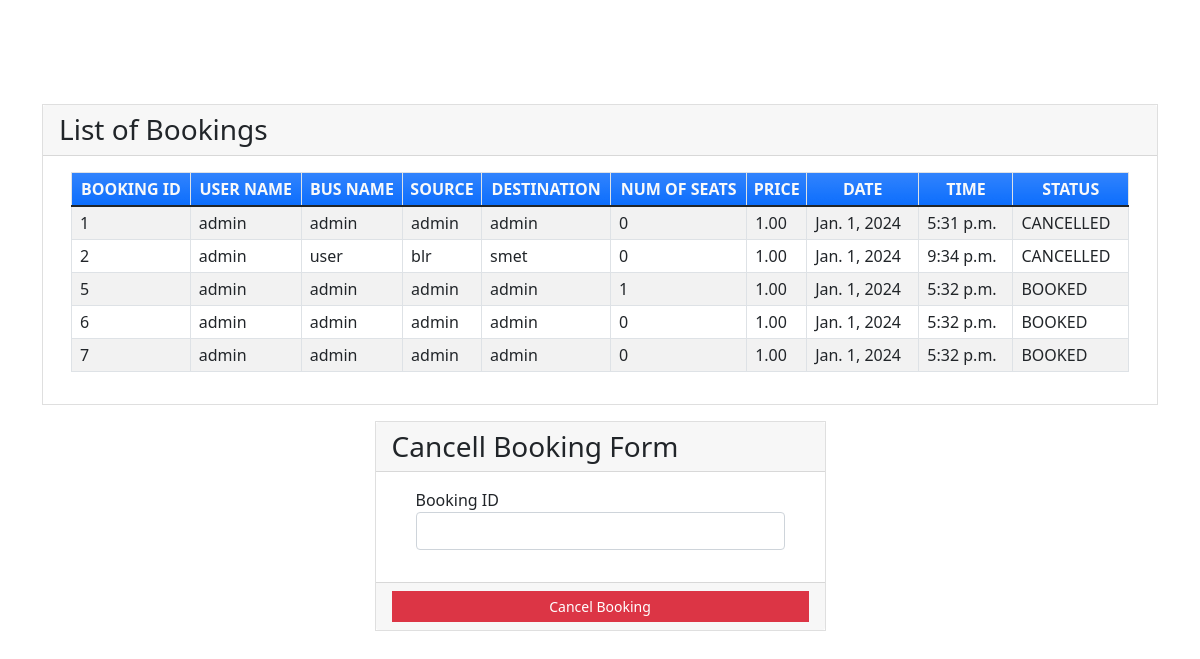
/seebookings (signed in), run on the app's committed database.
### myapp/models.py (models this page shows, shortened)
class Book(models.Model):
    BOOKED = 'B'
    CANCELLED = 'C'
    TICKET_STATUSES = ((BOOKED, 'Booked'),
                       (CANCELLED, 'Cancelled'),)
    email = models.EmailField()
    name = models.CharField(max_length=30)
    userid =models.DecimalField(decimal_places=0, max_digits=2)
    busid=models.DecimalField(decimal_places=0, max_digits=2)
    bus_name = models.CharField(max_length=30)
    source = models.CharField(max_length=30)
    dest = models.CharField(max_length=30)
    nos = models.DecimalField(decimal_places=0, max_digits=2)
    price = models.DecimalField(decimal_places=2, max_digits=6)
    date = models.DateField()
    time = models.TimeField()
    status = models.CharField(choices=TICKET_STATUSES, default=BOOKED, max_length=2)
    class Meta:
        verbose_name_plural = "List of Books"

### myapp/views.py (the view)
# urls.py: path('seebookings', views.seebookings, name="seebookings"),
@login_required(login_url='signin')
def seebookings(request,new={}):
    context = {}
    id_r = request.user.id
    book_list = Book.objects.filter(userid=id_r)
    if book_list:
        return render(request, 'myapp/booklist.html', locals())
    else:
        context["error"] = "Sorry no buses booked"
        return render(request, 'myapp/findbus.html', context)

### myapp/templates/myapp/booklist.html (shortened to what this page needs)
{% extends 'myapp/base.html' %} {% block content %}
<div class="container my-5">
    <div class="card rounded-0">
        <div class="card-header">
            <div class="card-title h3 mb-0">List of Bookings</div>
        </div>
        <div class="card-body">
            <div class="container-fluid">
                <table class="table table-bordered table-striped">
                    <thead>
                        <tr class="bg-gradient bg-primary text-light">
                            <th class="p-1 text-center">BOOKING ID</th>
                            <th class="p-1 text-center">USER NAME</th>
                            <th class="p-1 text-center">BUS NAME</th>
                            <th class="p-1 text-center">SOURCE</th>
                            <th class="p-1 text-center">DESTINATION</th>
                            <th class="p-1 text-center">NUM OF SEATS</th>
                            <th class="p-1 text-center">PRICE</th>
                            <th class="p-1 text-center">DATE</th>
                            <th class="p-1 text-center">TIME</th>
                            <th class="p-1 text-center">STATUS</th>
                        </tr>
                    </thead>
                    {% for row in book_list %}
                    <tr>
                        <td class="px-2 py-1 align-middle">{{row.id}}</td>
                        <td class="px-2 py-1 align-middle">{{row.name}}</td>
                        <td class="px-2 py-1 align-middle">{{row.bus_name}}</td>
                        <td class="px-2 py-1 align-middle">{{row.source}}</td>
                        <td class="px-2 py-1 align-middle">{{row.dest}}</td>
                        <td class="px-2 py-1 align-middle">{{row.nos}}</td>
                        <td class="px-2 py-1 align-middle">{{row.price}}</td>
                        <td class="px-2 py-1 align-middle">{{row.date}}</td>
                        <td class="px-2 py-1 align-middle">{{row.time}}</td>
                        <td class="px-2 py-1 align-middle">{{row.status}}</td>
                    </tr>
                    {% endfor %}
                </table>
            </div>
        </div>
    </div>
    <div class="row mt-3 justify-content-center">
        <div class="col-lg-5 col-md-7 col-sm-10 col-xs-12">
            <div class="card rounded-0">
                <div class="card-header">
                    <div class="card-title h3 mb-0">Cancell Booking Form</div>
                </div>
                <div class="card-body">
                    <div class="container-fluid">
                        <form action="{% url 'cancellings' %}" method="post" id="cancel-form">
                            <div class="mb-3">
                                <label for="bus_id" class="control-label">Booking ID</label>
                                <input name='bus_id' class="form-control" type="number" id="bus_id">
                            </div>
                        </form>
                    </div>
                </div>
                <div class="card-footer text-center">
                    <button class="btn btn-sm rounded-0 btn-danger w-100" form="cancel-form">Cancel Booking</button>
                </div>
            </div>
        </div>
    </div>
</div>
{% endblock %}

### myapp/templates/myapp/base.html (shortened to what this page needs)
<!doctype html>
<html lang="en">
<head>
    <link rel="stylesheet" href="https://cdn.jsdelivr.net/npm/bootstrap@5.1.3/dist/css/bootstrap.min.css">
</head>
<body>
<nav class="navbar navbar-expand-lg navbar-light bg-transparent bg-transparent">
    <div class="container">
        <div class="collapse navbar-collapse" id="navbarNavAltMarkup">
            <div class="navbar-nav" >
                <a class="nav-item nav-link active" href="{% url 'home' %}" style="color: white;">Home/Login</a>
                <a class="nav-item nav-link" href="{% url 'findbus' %}" style="color: white;">Find Bus</a>
                <a class="nav-item nav-link" href="{% url 'seebookings' %}" style="color: white;">See Bookings</a>
                {% if request.user.is_active %}
                <a class="nav-item nav-link " href="{% url 'signout' %}" style="color: white;">Logout</a>
                {% else %}
                <a class="nav-item nav-link " href="{% url 'signup' %}" style="color: white;">Registration</a>
                {% endif %}
            </div>
        </div>
    </div>
</nav>
{% block content %}
{% endblock %}
</body>
</html>

### myapp/templates/myapp/base.html (style rules this page uses)
body { background-image: url(https://t4.ftcdn.net/jpg/02/69/47/51/360_F_269475198_k41qahrZ1j4RK1sarncMiFHpcmE2qllQ.jpg); background-repeat: no-repeat; background-size: cover; }

### data on the page
Book: id "1", name "admin", bus_name "admin", source "admin", dest "admin", nos "0", price "1.00", date "Jan. 1, 2024", time "5:31 p.m.", status "CANCELLED"
Book: id "2", name "admin", bus_name "user", source "blr", dest "smet", nos "0", price "1.00", date "Jan. 1, 2024", time "9:34 p.m.", status "CANCELLED"
Book: id "5", name "admin", bus_name "admin", source "admin", dest "admin", nos "1", price "1.00", date "Jan. 1, 2024", time "5:32 p.m.", status "BOOKED"
Book: id "6", name "admin", bus_name "admin", source "admin", dest "admin", nos "0", price "1.00", date "Jan. 1, 2024", time "5:32 p.m.", status "BOOKED"
Book: id "7", name "admin", bus_name "admin", source "admin", dest "admin", nos "0", price "1.00", date "Jan. 1, 2024", time "5:32 p.m.", status "BOOKED"
